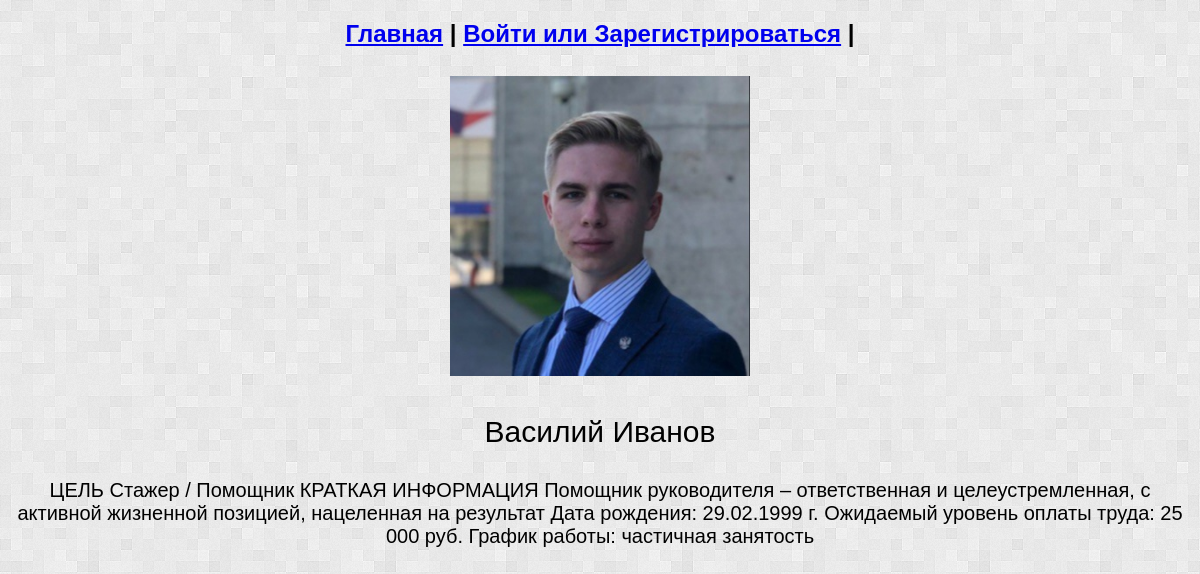
The page /profiles/2 on the database its author committed.
### app.py (models this page shows, shortened)
class Profile(db.Model):
    id = db.Column(db.Integer, primary_key=True)
    name = db.Column(db.String(20), nullable=False)
    surname = db.Column(db.String(20), nullable=False)
    about = db.Column(db.String(500), nullable=False)
    creator = db.Column(db.Integer, nullable=False)
    avatar = db.Column(db.String(20))

### app.py (the view)
@app.route('/profiles/<prof_id>')
def profile_from_id(prof_id):
    if current_user.get_id() is None:
        is_admin = 0
    else:
        user = Users.query.get(current_user.get_id())
        is_admin = user.is_admin
    profile_db = Profile.query.get(prof_id)
    return render_template('profile_from_id.html', profile=profile_db, current_user=current_user.get_id(),
                           is_admin=is_admin)

### templates/profile_from_id.html (shortened to what this page needs)
<!DOCTYPE html>
<html lang="en">
<head>
</head>
<body>
<div class="topnav" align="center">
    <h2>
        <a class="active" href="/">Главная</a> |
            {% if not current_user %}
        <a href="/register">Войти или Зарегистрироваться</a> |
            {% else %}
         <a href="/logout">Выйти</a> |
            {% endif %}
    </h2>
</div>
<div class="content_img">
        {% if  profile.avatar == "default"%}
        <img class="content_img" src={{ url_for('static', filename = 'default.png') }} width="300" height="300" align="center">
        {% else %}
        <img class="content_img" src={{ url_for('static', filename = profile.avatar) }} width="300" height="300" align="center">
        {% endif %}
</div>
    <p align="center" style="font-size:30px">{{profile.name}} {{profile.surname}}</p>
    <p align="center" style="font-size:20px">{{profile.about}}</p>
</body>
</html>

### templates/profile_from_id.html (style rules this page uses)
body { background-image: url(/static/back.png); font-family: Arial,serif }
h2 { align-content: center; }
.content_img { align-content: center; display: block; max-width:85%; max-height:85%; margin: 1ex auto; }

### rows shown on the page
Profile: avatar (picture), name "Василий", surname "Иванов", about "ЦЕЛЬ Стажер / Помощник КРАТКАЯ ИНФОРМАЦИЯ Помощник руководителя – ответственная и целеустремленная, с активной жизненной позицией, нацеленная на результат Дата рождения: 29.02.1999 г. Ожидаемый уровень оплаты труда: 25 000 руб. График работы: частичная занятость"
